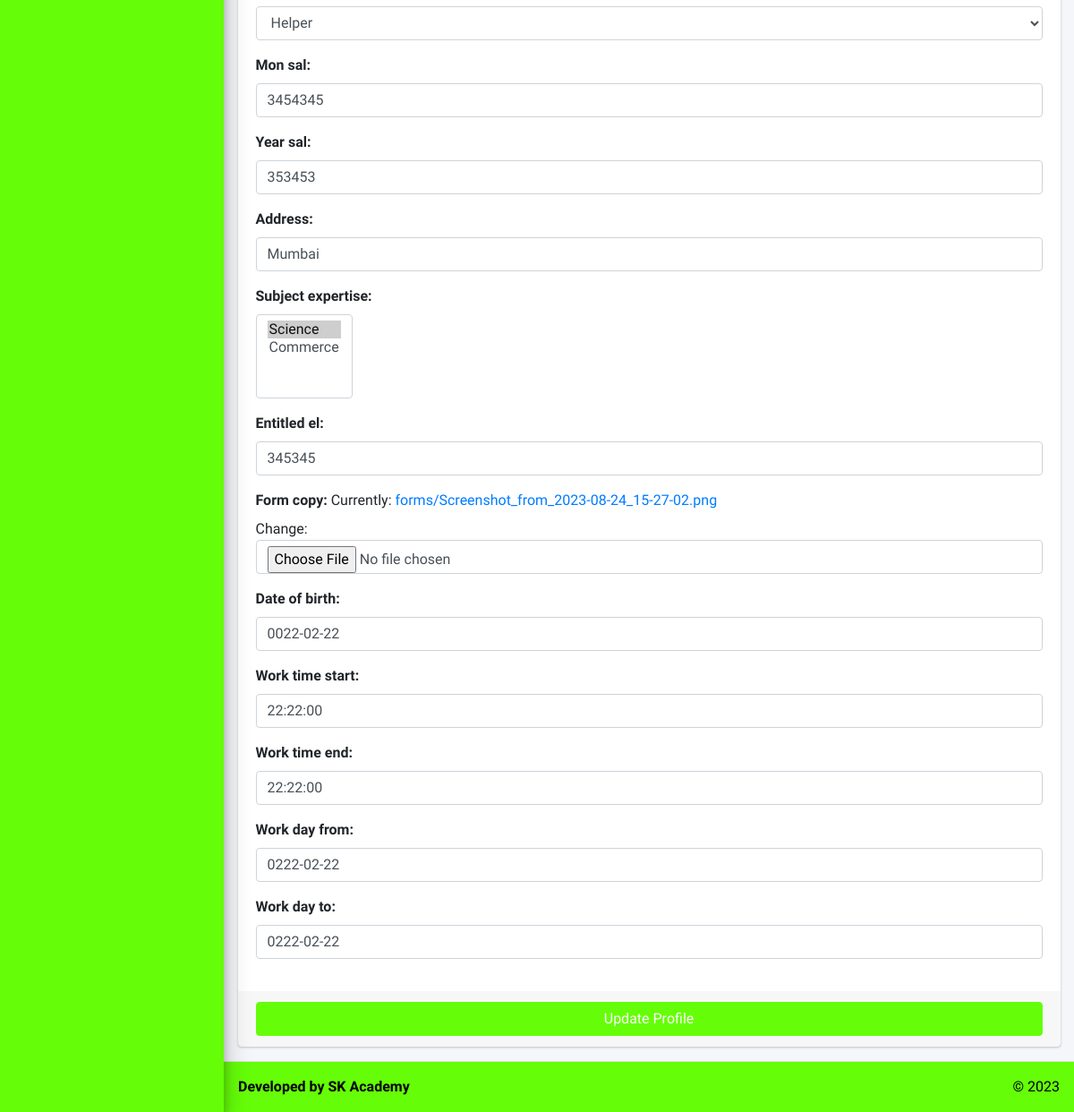
Before: /staff/view/profile/ (signed in, lower part) with the older database file.
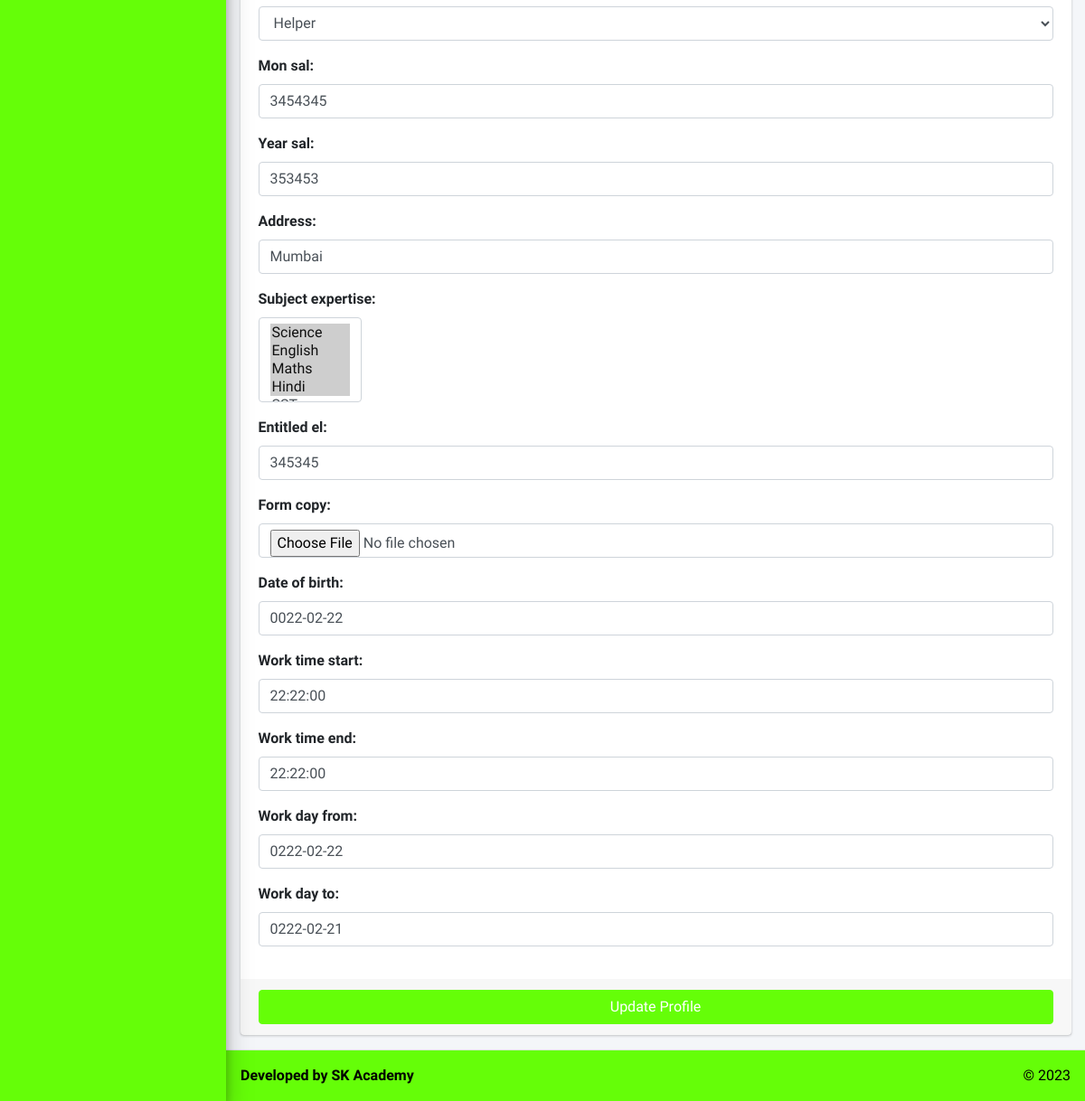
After: the same page with the newer database file.
### main_app/models.py (models this page shows, shortened)
class Staff(models.Model):
    DESIGNATION_CHOICES = (
        ('Helper', 'Helper'),
        ('Faculty/Teacher', 'Faculty/Teacher'),
    )
    admin = models.OneToOneField(CustomUser, on_delete=models.CASCADE)
    phone_no = models.CharField(max_length=20)
    alternate_phone_no = models.CharField(max_length=20)
    designation = models.CharField(max_length=100, choices=DESIGNATION_CHOICES)
    mon_sal = models.IntegerField(null=True, blank=True)
    year_sal = models.IntegerField(null=True, blank=True)
    address = models.CharField(max_length=255, default="")
    subject_expertise = models.ManyToManyField(Subject, blank=True)
    entitled_el = models.IntegerField(default=0)
    form_copy = models.FileField(upload_to='forms/',default="forms/default.png")
    date_of_birth = models.DateField(null=True, blank=True)
    work_time_start = models.TimeField(null=True, blank=True)
    work_time_end = models.TimeField(null=True, blank=True)
    work_day_from = models.DateField(null=True, blank=True)
    work_day_to = models.DateField(null=True, blank=True)

### main_app/staff_views.py (the view)
# urls.py: path("staff/view/profile/", staff_views.staff_view_profile,
def staff_view_profile(request):
    staff = get_object_or_404(Staff, admin=request.user)
    form = StaffEditForm(instance=staff)
    context = {
        'form': form,
        'page_title': 'View Profile'
    }
    return render(request, "staff_template/staff_view_profile.html", context)

### main_app/forms.py
class StaffEditForm(CustomUserForm):
    class Meta(CustomUserForm.Meta):
        model = Staff
        fields = CustomUserForm.Meta.fields + [
            'phone_no',
            'alternate_phone_no',
            'designation',
            'mon_sal',
            'year_sal',
            'address',
            'subject_expertise',
            'entitled_el',
            'form_copy',
            'date_of_birth',
            'work_time_start',
            'work_time_end',
            'work_day_from',
            'work_day_to',
        ]

### main_app/models.py (called while the page is built)
    def __str__(self):
        return self.first_name + " " + self.last_name

    def __str__(self):
        return self.name

### main_app/templates/staff_template/staff_view_profile.html (shortened to what this page needs)
{% extends 'main_app/base.html' %}
{% load static %}
{% block content %}
<section class="content">
    <div class="container-fluid">
        <div class="row">
            <div class="col-md-12">
                <div class="card card-dark">
                    {% include "main_app/form_template.html" with messages=messages  form=form button_text="Update Profile"%}
                </div>
            </div>
        </div>
    </div>
</section>
{% endblock content %}

### main_app/templates/main_app/base.html (shortened to what this page needs)
{% load static %}
<!DOCTYPE html>
<html>
<head>
    <link rel="stylesheet" href="{% static 'plugins/fontawesome-free/css/all.min.css'%} ">
    <link rel="stylesheet" href="https://code.ionicframework.com/ionicons/2.0.1/css/ionicons.min.css">
    <link rel="stylesheet"
        href="{% static 'plugins/tempusdominus-bootstrap-4/css/tempusdominus-bootstrap-4.min.css'%} ">
    <link rel="stylesheet" href="{% static 'plugins/icheck-bootstrap/icheck-bootstrap.min.css'%} ">
    <link rel="stylesheet" href="{% static 'dist/css/adminlte.min.css'%} ">
    <link rel="stylesheet" href="{% static 'plugins/overlayScrollbars/css/OverlayScrollbars.min.css'%} ">
    <link rel="stylesheet" href="{% static 'plugins/daterangepicker/daterangepicker.css'%} ">
</head>
<body class="hold-transition sidebar-mini layout-fixed">
        {% include "main_app/sidebar_template.html" with user=user %}
        <div class="content-wrapper">
            {% block content %}
            {% endblock content %}
        </div>
        {% include "main_app/footer.html" %}
</body>
</html>

### main_app/templates/main_app/sidebar_template.html (shortened to what this page needs)
{% load static %}
<aside class="main-sidebar sidebar-dark-info elevation-4">
    {% if request.user.user_type == '1' %}
    <a href="{% url 'admin_home' %}" class="brand-link" >
        <img src="{% static 'dist/img/sk.png' %} " alt="SK Academy"
                                    class="brand-image " style="opacity: .8">
        <span class="brand-text font-weight-bold" >SK Academy</span>
    </a>
    <div class="sidebar">
        <div class="user-panel mt-3 pb-3 mb-3 d-flex">
            <div class="image">
                <img src="{{ request.user.profile_pic}}" class="img-circle elevation-2" >
            </div>
            <div class="info">
                <a href="#" class="d-block" style="color: black;">{{user}}</a>
            </div>
        </div>
        <nav class="mt-2">
            <ul class="nav nav-pills nav-sidebar flex-column" data-widget="treeview" role="menu" data-accordion="false">
                <li class="nav-item">
                    {% url 'admin_home' as admin_home %}
                    <a href="{{admin_home}}" class="nav-link {% if admin_home == request.path %} active {% endif %}">
                        <i class="nav-icon fas fa-home"></i>
                        <p>
                            Home
                        </p>
                    </a>
                </li>
                <li class="nav-item">
                    {% url 'admin_view_profile' as admin_view_profile %}
                    <a href="{{admin_view_profile}}"
                        class="nav-link {% if admin_view_profile == request.path %} active {% endif %}">
                        <i class="nav-icon fas fa-address-card"></i>
                        <p>
                            Update Profile
                        </p>
                    </a>
                </li>
                <li class="nav-item has-treeview">
                    <a href="#" class="nav-link" >
                        <i class="nav-icon fas fa-bookmark"></i>
                        <p>
                            Staff
                            <i class="fas fa-angle-left right"></i>
                        </p>
                    </a>
                    <ul class="nav nav-treeview">
                        <li class="nav-item">
                            {% url 'add_staff' as add_staff %}
                            <a href="{{add_staff}}" class="nav-link {% if add_staff == request.path %} active {% endif %}">
                                <i class="nav-icon fas fa-user-plus"></i>
                                <p>
                                    Add Staff
                                </p>
                            </a>
                        </li>
                        <li class="nav-item">
                            {% url 'manage_staff' as manage_staff %}
                            {% url 'edit_staff' staff_id as edit_staff %}
                            <a href="{{manage_staff}}"
                                class="nav-link {% if manage_staff == request.path or request.path == edit_staff %} active {% endif %}">
                                <i class="nav-icon fas fa-book-reader"></i>
                                <p>
                                    Manage Staff
                                </p>
                            </a>
                        </li>
                    </ul>
                </li>
                <li class="nav-item has-treeview">
                    <a href="#" class="nav-link" >
                        <i class="nav-icon fas fa-bookmark"></i>
                        <p>
                            Student
                            <i class="fas fa-angle-left right"></i>
                        </p>
                    </a>
                    <ul class="nav nav-treeview">
                        <li class="nav-item">
                            {% url 'add_student' as add_student%}
                            <a href="{{add_student}}" class="nav-link  {% if add_student == request.path %} active {% endif %}">
                                <i class="nav-icon fas fa-user-graduate"></i>
                                <p>
                                    Add Student
                                </p>
                            </a>
                        </li>
                        <li class="nav-item">
                            {% url 'manage_student' as manage_student %}
                            {% url 'edit_student' student_id as edit_student %}
                            <a href="{{manage_student}}"
                                class="nav-link  {% if edit_student == request.path or manage_student == request.path %} active {% endif %}">
                                <i class="nav-icon fas fa-book-reader"></i>
                                <p>
                                    Manage Student
                                </p>
                            </a>
                        </li>
                    </ul>
                </li>
                <li class="nav-item has-treeview">
                    <a href="#" class="nav-link" >
                        <i class="nav-icon fas fa-bookmark"></i>
                        <p>
                            Notes
                            <i class="fas fa-angle-left right"></i>
                        </p>
                    </a>
                    <ul class="nav nav-treeview">
                        <li class="nav-item">
                            {% url 'upload_staff_note' as upload_staff_note %}
                            <a href="{{upload_staff_note}}"
                                class="nav-link {% if upload_staff_note == request.path %} active {% endif %}">
                                <i class="nav-icon fas fa-upload"></i>
                                <p>
                                    Notes for Staff
                                </p>
                            </a>
                        </li>
                        <li class="nav-item">
                            {% url 'manage_staff_notes' as manage_staff_notes %}
                            {% url 'edit_staff_notes' student_id as edit_staff_notes %}
                            <a href="{{manage_staff_notes}}"
                                class="nav-link  {% if edit_staff_notes == request.path or manage_staff_notes == request.path %} active {% endif %}">
                                <i class="nav-icon fas fa-edit"></i>
                                <p>
                                    Manage Staff Notes
                                </p>
                            </a>
                        </li>
                        <li class="nav-item">
                            {% url 'upload_note' as upload_note %}
                            <a href="{{upload_note}}"
                                class="nav-link {% if upload_note == request.path %} active {% endif %}">
                                <i class="nav-icon fas fa-upload"></i>
                                <p>
                                    Notes for Student
                                </p>
                            </a>
                        </li>
                        <li class="nav-item">
                            {% url 'manage_notes' as manage_notes %}
                            {% url 'edit_notes' student_id as edit_notes %}
                            <a href="{{manage_notes}}"
                                class="nav-link  {% if edit_notes == request.path or manage_notes == request.path %} active {% endif %}">
                                <i class="nav-icon fas fa-edit"></i>
                                <p>
                                    Manage Student Notes
                                </p>
                            </a>
                        </li>
                    </ul>
                </li>
                <li class="nav-item has-treeview">
                    <a href="#" class="nav-link" >
                        <i class="nav-icon fas fa-bookmark"></i>
                        <p>
                            Academic Calendar
                            <i class="fas fa-angle-left right"></i>
                        </p>
                    </a>
                    <ul class="nav nav-treeview">
                        <li class="nav-item">
                            {% url 'calendar' as calendar %}
                            <a href="{{calendar}}" class="nav-link {% if calendar == request.path %} active {% endif %}">
                                <i class="nav-icon fas fa-calendar"></i>
                                <p>
                                    View Calendar
                                </p>
                            </a>
                        </li>
                        <li class="nav-item">
                            {% url 'event_list' as event_list %}
                            {% url 'edit_staff' staff_id as edit_staff %}
                            <a href="{{event_list}}"
                                class="nav-link {% if event_list == request.path or request.path == edit_staff %} active {% endif %}">
                                <i class="nav-icon fas fa-book-reader"></i>
                                <p>
                                    Manage Event
                                </p>
                            </a>
                        </li>
                    </ul>
                </li>
                {% elif request.user.user_type == '2' %}
                <div class="sidebar">
                                        {% endif %}
                            </div>
</aside>

### main_app/templates/main_app/form_template.html (shortened to what this page needs)
<form role="form" method="POST" enctype="multipart/form-data">
    <div class="card-body">
        {% for field in form  %}
        <div class="form-group">
            {{field.label_tag}}
            {{field}}
        </div>
        {% endfor %}
    </div>
    <div class="card-footer">
        <button type="submit" class="btn btn-success btn-block">
            {% if button_text %}
            {{button_text}}
            {% else %}
            Submit
            {% endif %}
        </button>
    </div>
</form>

### main_app/templates/main_app/footer.html
<footer class="main-footer" style="background-color: #65fe08; color: black;">
    <strong><span><a href=""></a>Developed by </span>SK Academy</strong>
    <div class="float-right d-none d-sm-inline-block" style="color: black;">
        &copy; {% now "Y" %}
    </div>
</footer>

### main_app/templates/main_app/form_template.html (style rules this page uses)
.checkbox-se { display: flex; align-items: center; margin-right: 10px; margin-bottom: 10px; }
.checkbox-se { overflow-x: auto; padding: 0.375rem 0.75rem; font-size: 1rem; font-weight: 400; line-height: 1.5; color: #495057; background-color: #ffffff; background-clip: padding-box; border: 1px solid #ced4da; border-radius: 0.25rem; box-shadow: inset 0 0 0 rgba(0, 0, 0, 0); transition: border-color 0.15s ease-in-out, box-shadow 0.15s ease-in-out; }

Changed rows visible on the page:
changed Staff "Helper": work_day_to "0222-02-22" → "0222-02-21"
Other visible differences:
form field subject_expertise: "Science ☑ / Commerce" → "Science ☑ / English ☑ / Maths ☑ / Hindi ☑"
list line gone: "Currently: forms/Screenshot_from_2023-08-24_15-27-02.png Change:"
